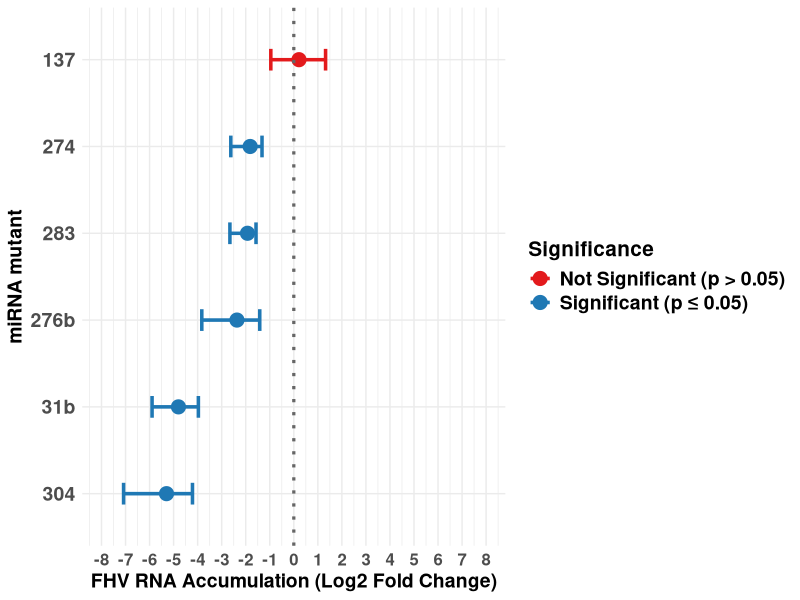
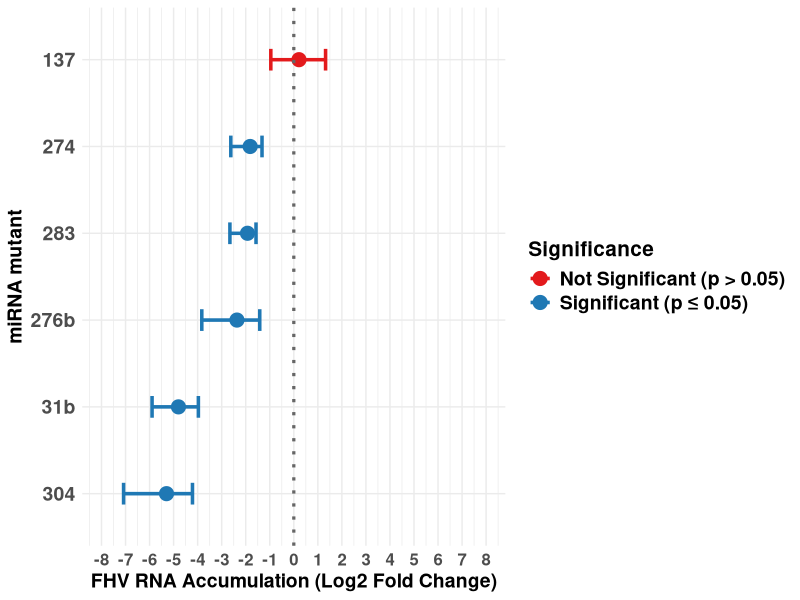

Reproduce these figures in R, in order.
# Script for Accumulation Analysis of FHV RNA Results

# Virus: Flock House Virus (FHV) [RefSeq: NC_004144.1]
# Titre: 10E8 IU/mL
# Fly: w1118 Control vs miRNA Mutant
# Collection Time: 3-dpi
# Amplicon: 139 bp, targeting [RefSeq: NP_689442.1]
# Fig. 5B, Table S5

# Rationale
#  Determine whether miRNA mutant line changes FHV viral RNA accumulation compared to paired control.

# Approach
#  Differences in FHV viral RNA accumulation between miRNA mutant and control were analysed using Mean
#  Normalised Expression (MNE) and Paired T-Tests. MNE was calculated using the Q-Gene formula (1).
#  For each pairwise comparison between miRNA mutant and control, a Paired Two-tailed T-test was used.
#  Due to the targeted nature of this experiment, we did not adjust for multiple comparisons, unlike
#  the screen (2). Confidence intervals for Log2FC were estimated by bootstrapping.

# References
# 1. Simon P. 2003. Q-Gene: processing quantitative real-time RT–PCR data. Bioinformatics 19:1439–1440.
# 2. Hooper R. 2025. To adjust, or not to adjust, for multiple comparisons. J Clin Epidemiol. 180:111688.

# Preparation
library(dplyr)
library(purrr)
library(ggplot2)

# Set seed for reproducibility of bootstrap sampling
set.seed(123)

# Load MNE data from CSV and ensure WT/MT are numeric
df <- read.csv("FHV/DATA.csv") %>%
  mutate(
    WT = as.numeric(WT),
    MT = as.numeric(MT)
  )

# Number of bootstrap resamples
B = 10000

# Function to compute bootstrap distribution of log2 fold change
bootstrap_log2fc <- function(wt, mt, B = B) {
  
  # Number of paired observations
  n <- length(wt)
  
  # Vector to store bootstrap estimates
  boot_vals <- numeric(B)
  
  # Bootstrap resampling loop
  for (i in seq_len(B)) {
    
    # Sample indices with replacement (paired bootstrap)
    idx <- sample(seq_len(n), size = n, replace = TRUE)
    
    # Resampled WT and MT values
    wt_b <- wt[idx]
    mt_b <- mt[idx]
    
    # Compute log2 fold change for bootstrap sample
    boot_vals[i] <- log2(mean(mt_b, na.rm = TRUE) /
                           mean(wt_b, na.rm = TRUE))
  }
  
  # Return full bootstrap distribution
  return(boot_vals)
}

# Main analysis: compute statistics per miRNA
final_results <- df %>%
  
  # Group data by miRNA
  group_by(miRNA) %>%
  
  summarise(
    
    # Mean expression in each group
    WT_mean = mean(WT, na.rm = TRUE),
    MT_mean = mean(MT, na.rm = TRUE),
    
    # Point estimate of log2 fold change
    log2FC = log2(MT_mean / WT_mean),
    
    # Paired t-test between WT and MT
    test = list(t.test(WT, MT, paired = TRUE)),
    
    # Bootstrap distribution of log2FC
    boot = list(bootstrap_log2fc(WT, MT, B = B)),
    
    .groups = "drop"
  ) %>%
  
  # Extract stats
  mutate(
    p_value = sapply(test, function(x) x$p.value),
    statistic = sapply(test, function(x) unname(x$statistic)),
    
    # Bootstrap 95% confidence intervals
    ci_low = sapply(boot, function(x) quantile(x, 0.025, na.rm = TRUE)),
    ci_high = sapply(boot, function(x) quantile(x, 0.975, na.rm = TRUE))
  ) %>%
  
  # Keep only final output columns
  select(
    miRNA,
    WT_mean,
    MT_mean,
    log2FC,
    ci_low,
    ci_high,
    statistic,
    p_value
  )


# Save results to CSV file
write.csv(
  final_results,
  "Table S5. LOG2FC_FHV.csv",
  row.names = FALSE
)

# Print final results
print(final_results)

# Format miRNA as factor
final_results$miRNA <- as.factor(final_results$miRNA)

# Create significance column from adjusted p-value
final_results$signif <- ifelse(
  final_results$p_value <= 0.05,
  "Significant",
  "Not Significant"
)

# Order miRNAs by log2FC
ordered_miRNAs <- as.character(
  final_results$miRNA[order(final_results$log2FC)]
)

# Set plotting order
final_results$miRNA <- factor(
  as.character(final_results$miRNA),
  levels = unique(ordered_miRNAs)
)

# Reformat significance labels for plot
final_results$signif <- ifelse(
  final_results$signif == "Significant",
  "Significant (p ≤ 0.05)",
  "Not Significant (p > 0.05)"
)

# Plot limits
x_limits <- c(-8, 8)
x_breaks <- seq(-8, 8, by = 1)

# Plot Fig. 5B
ggplot(final_results, aes(x = log2FC, y = miRNA, color = signif)) +
  
  geom_errorbarh(
    aes(xmin = ci_low, xmax = ci_high),
    height = 0.25, linewidth = 1.2
  ) +
  
  geom_point(size = 3.8, stroke = 1) +
  
  geom_vline(
    xintercept = 0,
    linetype = "dotted",
    color = "gray40",
    linewidth = 1.1
  ) +
  
  scale_color_manual(values = c(
    "Significant (p ≤ 0.05)" = "#1f78b4",
    "Not Significant (p > 0.05)" = "#e31a1c"
  )) +
  
  scale_x_continuous(limits = x_limits, breaks = x_breaks) +
  scale_y_discrete(drop = FALSE) +
  
  labs(
    x = "FHV RNA Accumulation (Log2 Fold Change)",
    y = "miRNA mutant",
    color = "Significance"
  ) +
  
  theme_minimal() +
  theme(
    axis.text.y = element_text(size = 14, face = "bold"),
    axis.text.x = element_text(size = 12, face = "bold"),
    axis.title   = element_text(size = 14, face = "bold"),
    legend.title = element_text(face = "bold", size = 15),
    legend.text  = element_text(face = "bold", size = 14)
  )

# Save Fig. 5B
ggsave(
  filename = "Fig. 5B.tiff",
  plot = last_plot(),
  device = "tiff",
  units = "px",
  width = 5000,
  height = 3000,
  dpi = 300,
  compression = "lzw"
)
